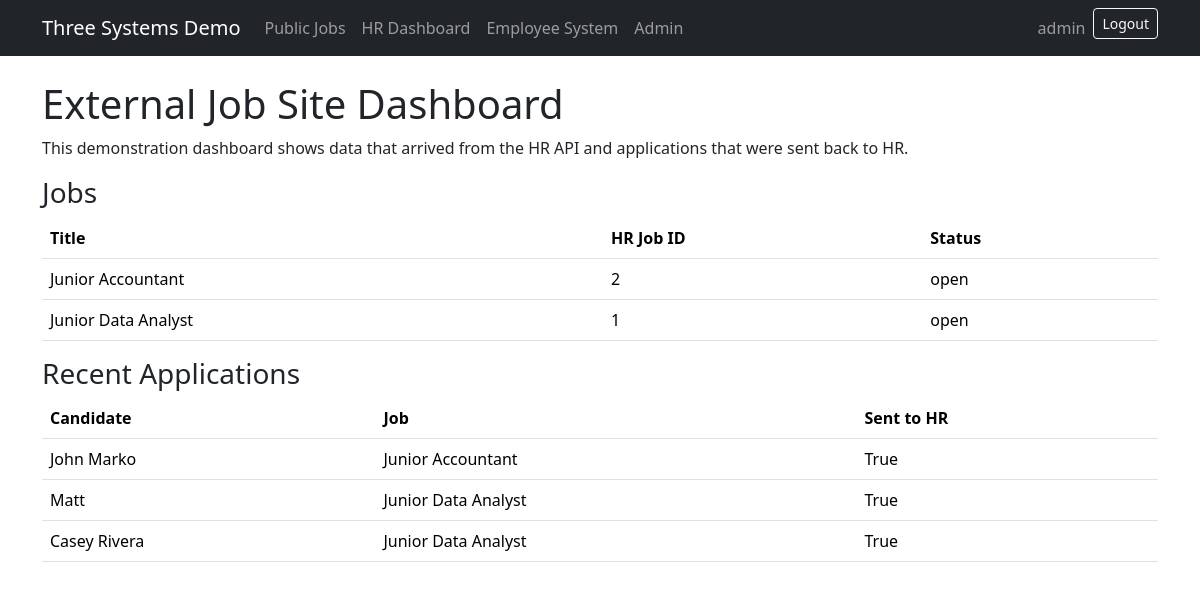
Screenshot of /jobs/dashboard/ (signed in) with the database file from the repository.
### external_jobs/models.py (models this page shows, shortened)
class ExternalJobPosting(models.Model):
    hr_job_id = models.IntegerField(unique=True)
    title = models.CharField(max_length=200)
    department = models.CharField(max_length=120)
    description = models.TextField()
    status = models.CharField(max_length=40, default='open')
    received_at = models.DateTimeField(auto_now_add=True)

class ExternalApplication(models.Model):
    external_job = models.ForeignKey(ExternalJobPosting, on_delete=models.CASCADE, related_name='applications')
    candidate_name = models.CharField(max_length=200)
    candidate_email = models.EmailField()
    resume_text = models.TextField(blank=True)
    submitted_at = models.DateTimeField(auto_now_add=True)
    sent_to_hr = models.BooleanField(default=False)
    hr_application_id = models.IntegerField(null=True, blank=True)

### external_jobs/views.py (the view)
# urls.py: path('', views.dashboard, name='dashboard'),
@login_required
def dashboard(request):
    return render(request, 'external_jobs/dashboard.html', {
        'jobs': ExternalJobPosting.objects.order_by('-received_at'),
        'applications': ExternalApplication.objects.order_by('-submitted_at')[:20],
    })

### external_jobs/templates/external_jobs/dashboard.html
{% extends "base.html" %}{% block content %}<h1>External Job Site Dashboard</h1><p>This demonstration dashboard shows data that arrived from the HR API and applications that were sent back to HR.</p><h3>Jobs</h3><table class="table"><tr><th>Title</th><th>HR Job ID</th><th>Status</th></tr>{% for job in jobs %}<tr><td>{{ job.title }}</td><td>{{ job.hr_job_id }}</td><td>{{ job.status }}</td></tr>{% endfor %}</table><h3>Recent Applications</h3><table class="table"><tr><th>Candidate</th><th>Job</th><th>Sent to HR</th></tr>{% for app in applications %}<tr><td>{{ app.candidate_name }}</td><td>{{ app.external_job.title }}</td><td>{{ app.sent_to_hr }}</td></tr>{% endfor %}</table>{% endblock %}

### templates/base.html (shortened to what this page needs)
{% load group_tags %}
<!doctype html>
<html lang="en">
<head>
  <link href="https://cdn.jsdelivr.net/npm/bootstrap@5.3.3/dist/css/bootstrap.min.css" rel="stylesheet">
</head>
<body>
<nav class="navbar navbar-expand-lg navbar-dark bg-dark mb-4">
  <div class="container">
    <a class="navbar-brand" href="/">Three Systems Demo</a>
    <div class="navbar-nav">
      <a class="nav-link" href="{% url 'external_jobs:public_job_list' %}">Public Jobs</a>
      {% if user.is_authenticated %}
        {% if user.is_superuser or user|has_group:"HR" %}<a class="nav-link" href="{% url 'hr:dashboard' %}">HR Dashboard</a>{% endif %}
        {% if user.is_superuser or user|has_group:"EmployeeSystem" %}<a class="nav-link" href="{% url 'employee_system:dashboard' %}">Employee System</a>{% endif %}
        {% if user.is_superuser %}<a class="nav-link" href="/admin/">Admin</a>{% endif %}
      {% endif %}
    </div>
    <div class="ms-auto navbar-nav">
      {% if user.is_authenticated %}
        <span class="navbar-text me-2">{{ user.username }}</span>
        <form method="post" action="{% url 'logout' %}">{% csrf_token %}<button class="btn btn-sm btn-outline-light">Logout</button></form>
      {% else %}
        <a class="btn btn-sm btn-outline-light" href="{% url 'login' %}">Login</a>
      {% endif %}
    </div>
  </div>
</nav>
<main class="container">
  {% block content %}{% endblock %}
</main>
</body>
</html>

### rows the page displays
ExternalJobPosting: title "Junior Accountant", hr_job_id "2", status "open"
ExternalJobPosting: title "Junior Data Analyst", hr_job_id "1", status "open"
ExternalApplication: candidate_name "John Marko", external_job "Junior Accountant", sent_to_hr "True"
ExternalApplication: candidate_name "Matt", external_job "Junior Data Analyst", sent_to_hr "True"
ExternalApplication: candidate_name "Casey Rivera", external_job "Junior Data Analyst", sent_to_hr "True"

### other values shown
{{ user.username }} "admin"
